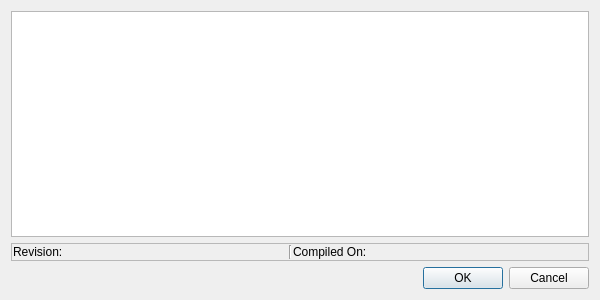
<?xml version="1.0" encoding="UTF-8"?>
<ui version="4.0">
 <class>Dialog</class>
 <widget class="QDialog" name="Dialog">
  <property name="windowModality">
   <enum>Qt::ApplicationModal</enum>
  </property>
  <property name="geometry">
   <rect>
    <x>0</x>
    <y>0</y>
    <width>600</width>
    <height>300</height>
   </rect>
  </property>
  <property name="windowTitle">
   <string>QSTLink2</string>
  </property>
  <property name="windowIcon">
   <iconset resource="../res/ressources.qrc">
    <normaloff>:/images/icon.ico</normaloff>:/images/icon.ico</iconset>
  </property>
  <property name="modal">
   <bool>true</bool>
  </property>
  <layout class="QVBoxLayout" name="verticalLayout">
   <item>
    <widget class="QTextBrowser" name="l_text">
     <property name="sizePolicy">
      <sizepolicy hsizetype="Expanding" vsizetype="Expanding">
       <horstretch>100</horstretch>
       <verstretch>100</verstretch>
      </sizepolicy>
     </property>
     <property name="font">
      <font>
       <family>Arial</family>
       <pointsize>9</pointsize>
      </font>
     </property>
     <property name="autoFillBackground">
      <bool>true</bool>
     </property>
     <property name="frameShadow">
      <enum>QFrame::Sunken</enum>
     </property>
     <property name="openExternalLinks">
      <bool>true</bool>
     </property>
     <property name="openLinks">
      <bool>true</bool>
     </property>
    </widget>
   </item>
   <item>
    <widget class="QFrame" name="horizontalFrame">
     <property name="frameShape">
      <enum>QFrame::StyledPanel</enum>
     </property>
     <layout class="QHBoxLayout" name="horizontalLayout_2">
      <property name="spacing">
       <number>1</number>
      </property>
      <property name="leftMargin">
       <number>1</number>
      </property>
      <property name="topMargin">
       <number>1</number>
      </property>
      <property name="rightMargin">
       <number>1</number>
      </property>
      <property name="bottomMargin">
       <number>1</number>
      </property>
      <item>
       <widget class="QLabel" name="lt_rev">
        <property name="enabled">
         <bool>true</bool>
        </property>
        <property name="sizePolicy">
         <sizepolicy hsizetype="Preferred" vsizetype="Preferred">
          <horstretch>0</horstretch>
          <verstretch>0</verstretch>
         </sizepolicy>
        </property>
        <property name="maximumSize">
         <size>
          <width>60</width>
          <height>16777215</height>
         </size>
        </property>
        <property name="text">
         <string>Revision:</string>
        </property>
       </widget>
      </item>
      <item>
       <widget class="QLabel" name="l_rev">
        <property name="text">
         <string/>
        </property>
       </widget>
      </item>
      <item>
       <widget class="Line" name="line">
        <property name="orientation">
         <enum>Qt::Vertical</enum>
        </property>
       </widget>
      </item>
      <item>
       <widget class="QLabel" name="lt_cmpdate">
        <property name="maximumSize">
         <size>
          <width>80</width>
          <height>16777215</height>
         </size>
        </property>
        <property name="text">
         <string>Compiled On:</string>
        </property>
       </widget>
      </item>
      <item>
       <widget class="QLabel" name="l_cmpdate">
        <property name="text">
         <string/>
        </property>
       </widget>
      </item>
     </layout>
    </widget>
   </item>
   <item>
    <layout class="QHBoxLayout" name="horizontalLayout">
     <item>
      <spacer name="horizontalSpacer">
       <property name="orientation">
        <enum>Qt::Horizontal</enum>
       </property>
       <property name="sizeHint" stdset="0">
        <size>
         <width>40</width>
         <height>20</height>
        </size>
       </property>
      </spacer>
     </item>
     <item>
      <widget class="QDialogButtonBox" name="buttonBox">
       <property name="orientation">
        <enum>Qt::Horizontal</enum>
       </property>
       <property name="standardButtons">
        <set>QDialogButtonBox::Cancel|QDialogButtonBox::Ok</set>
       </property>
      </widget>
     </item>
    </layout>
   </item>
  </layout>
 </widget>
 <resources>
  <include location="../res/ressources.qrc"/>
 </resources>
 <connections>
  <connection>
   <sender>buttonBox</sender>
   <signal>accepted()</signal>
   <receiver>Dialog</receiver>
   <slot>accept()</slot>
   <hints>
    <hint type="sourcelabel">
     <x>248</x>
     <y>254</y>
    </hint>
    <hint type="destinationlabel">
     <x>157</x>
     <y>274</y>
    </hint>
   </hints>
  </connection>
  <connection>
   <sender>buttonBox</sender>
   <signal>rejected()</signal>
   <receiver>Dialog</receiver>
   <slot>reject()</slot>
   <hints>
    <hint type="sourcelabel">
     <x>316</x>
     <y>260</y>
    </hint>
    <hint type="destinationlabel">
     <x>286</x>
     <y>274</y>
    </hint>
   </hints>
  </connection>
 </connections>
</ui>
